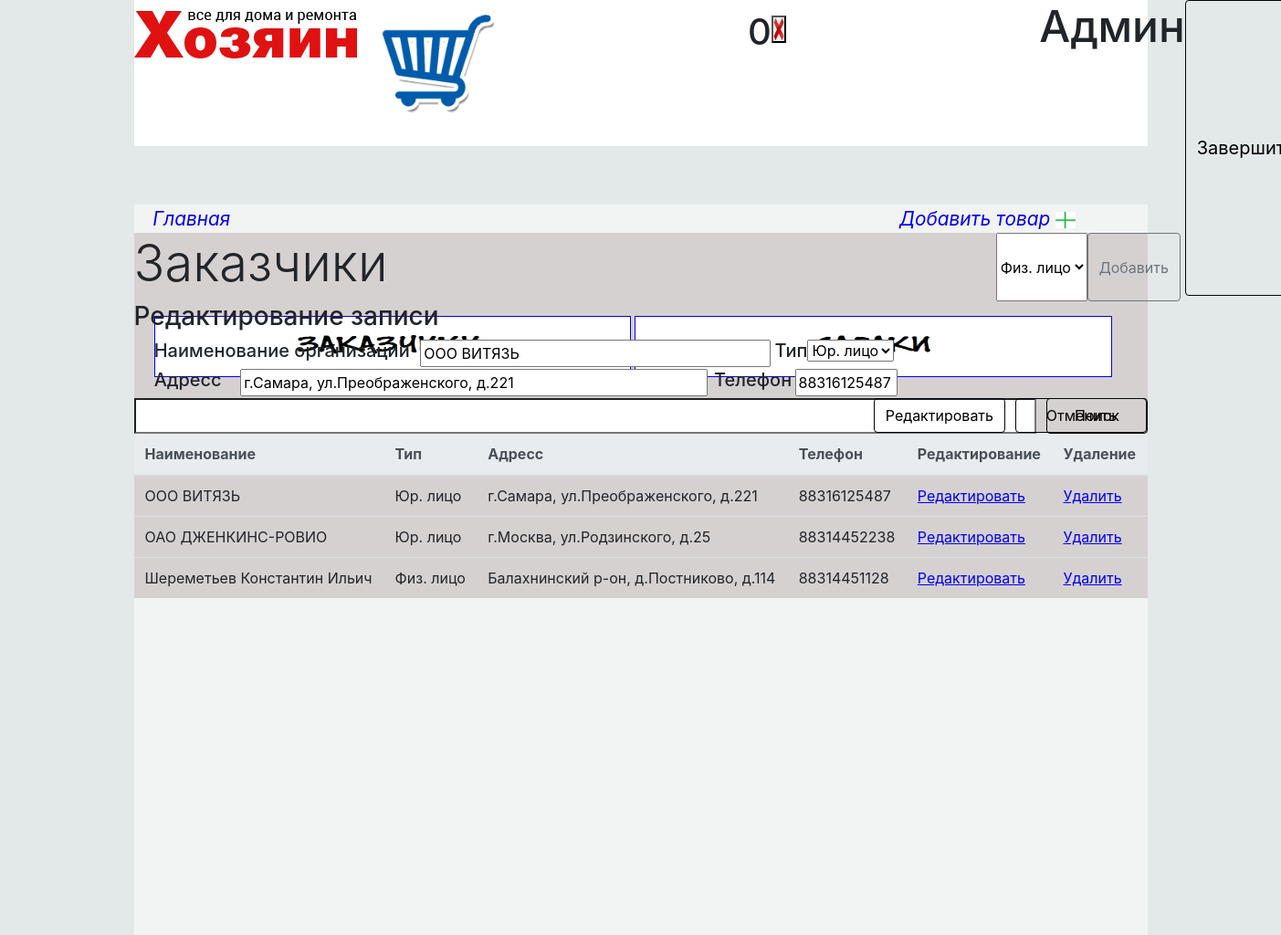
The app's page /customers.php?red_id=5 (signed in) with its own data.
### tables this page shows
CREATE TABLE `customer` (
  `customer_id` int(11) NOT NULL,
  `customer_type` enum('0','1') NOT NULL COMMENT 'Тип(Физ/Юр)',
  `customer_name` varchar(150) NOT NULL COMMENT 'Наименование(Если Физ-Фио, Юр-организация)',
  `customer_adress` varchar(100) NOT NULL COMMENT 'Адресс',
  `customer_phone` varchar(11) NOT NULL COMMENT 'Телефон',
  `customer_status` enum('0','1') NOT NULL
);

### customersAssets/customersContent.php (the view, shortened to what this page needs)
<?php
	$host = "localhost";
  	$login = "root";
  	$db = "tool_db";
  	$conn = mysqli_connect($host, $login, $password, $db);
$check = "SELECT * FROM customer;";
              if (mysqli_query($conn, $check)) {
                $show = "SELECT customer_id,customer_name, customer_type,customer_adress, customer_phone FROM customer Where customer_status != '0' ORDER BY customer_id DESC";
                $result =mysqli_query($conn, $show);
                if ($result)
                {
                  echo <<<HEREDOC
                                <table class="table">
                                <thead class="thead-light">
                                    <tr>
                                        <th>Наименование</td>
                                        <th>Тип</td>
                                        <th>Адресс</td>
                                        <th>Телефон</td>
										<th>Редактирование</td>
										<th>Удаление</td>
                                    </tr>
                                    </thead>
HEREDOC;
                 while($row = mysqli_fetch_array($result)){
					 if($row['customer_type'] == 0)$type="Физ. лицо";else $type = "Юр. лицо";
					 $custNameArray = explode(' ',$row['customer_name']);
					 for($i=0;$i<count($custNameArray);$i++){
					 if($i==0){
						 $ModifyName = $custNameArray[$i];
					 }
					 else{
						 $ModifyName = $ModifyName . '_' . $custNameArray[$i];
					 }
					 }
                    echo <<<HEREDOC
                    <tr>
                    <td>{$row['customer_name']}</td>
                    <td>{$type}</td>
                    <td>{$row['customer_adress']}</td>
                    <td>{$row['customer_phone']}</td>
					<td><a name=\"red_id\" href=\customers.php?red_id={$row["customer_id"]}>Редактировать</a></td>
					<td><a name=\"del_id\" href=\customers.php?del_id={$row["customer_id"]}&del_name={$ModifyName}>Удалить</a></td>
                    </tr>
HEREDOC;
				$ModifyName = '';
                  }
                }
              }
              else {
                  echo "<script>alert('Ошибка Базы данных! Проверте наличие таблицы customer')</script>";
              }
					 if (isset($_GET['red_id'])) {
					  $id_red = $_GET['red_id'];
						$query = "SELECT customer_name, customer_type,customer_adress, customer_phone FROM customer Where customer_id={$id_red}";
						$result = mysqli_query($conn, $query);
						if($result){
							echo <<<HEREDOC
							<h3>Редактирование записи</h3>
HEREDOC;
							while($row = mysqli_fetch_array($result)){
								if($row['customer_type'] == 0){
									if($row['customer_type'] == 0)$type="Физ. лицо";else $type = "Юр. лицо";
									$ElsType="Физ. лицо";
									$CustomerNameArray = explode(' ',$row['customer_name']);
				echo <<<HEREDOC
						<form method="post">
						<div class = "redactor">
						<h5>Фамилия</h5>
						<input type="text" name="family_red" value="{$CustomerNameArray[0]}" style="margin-left: 2%;">
						<h5 style="margin-left:2%">Тип</h5>
						<select  name="type_red">
						<option>{$ElsType}</option>
						</select>
						</div>
						<br>
						<div class = "redactor">
						<h5>Имя</h5>
						<input type="text" name="name_red" value="{$CustomerNameArray[1]}" style="margin-left: 29%;">
						<h5 style="margin-left:9%">Адресс</h5>
						<input type="text" name="adress_red" maxlength="100" value="{$row['customer_adress']}" style="margin-left: 2%;width:19em;">
						</div>
						<br>
						<div class = "redactor">
						<h5>Отчество</h5>
						<input type="text" name="patronymic_red" value="{$CustomerNameArray[2]}" style="margin-left: 2%;">
						<h5 style="margin-left:2%">Телефон</h5>
						<input type="text" name="phone_red" maxlength="11" value="{$row['customer_phone']}" style="margin-left: 2%;">
						</div>
						<input type="submit"  name="redBTNFiz" value="Редактировать" style="width: 13%;margin-left: 25%; color: black;
						border-color:#010508;" class="btn btn-outline-secondary">
						<input type="submit"  name="redCanselBTN" value="Отменить" style="width: 13%;margin-left: 1%; color: black;
						border-color:#010508;" class="btn btn-outline-secondary">
						</form>
HEREDOC;
								}
						else{
						$ElsType="Юр. лицо";
				echo <<<HEREDOC
						<form method="post">
						<div class = "redactor">
						<h5>Наименование организации</h5>
						<input type="text" name="organization_red" maxlength="150" value="{$row['customer_name']}" style="margin-left: 3%;width:24em;">
						<h5 style="margin-left:2%">Тип</h5>
						<select name="type_red">
						<option>{$ElsType}</option>
						</select>
						</div>
						<br>
						<div class = "redactor">
						<h5>Адресс</h5>
						<input type="text" name="adress_red" maxlength="100" value="{$row['customer_adress']}" style="margin-left: 4%;width: 32em;">
						<h5 style="margin-left:3.5%">Телефон</h5>
						<input type="text" name="phone_red" maxlength="11" value="{$row['customer_phone']}" style="margin-left: 3%;width: 7em;">
						</div>
						<br>
						<input type="submit"  name="redBTNUr" value="Редактировать" style="width: 13%;margin-left: 73%; color: black;
						border-color:#010508;" class="btn btn-outline-secondary">
						<input type="submit"  name="redCanselBTN" value="Отменить" style="width: 13%;margin-left: 1%; color: black;
						border-color:#010508;" class="btn btn-outline-secondary">
						</form>
HEREDOC;
						}
							}
						}
				  }
?>

### css/style.css (style rules this page uses)
.redactor { display: -webkit-inline-box; margin-left:2%; }

### records on screen
customer: customer_name "ООО ВИТЯЗЬ", customer_type "Юр. лицо", customer_adress "г.Самара, ул.Преображенского, д.221", customer_phone "88316125487", organization_red "ООО ВИТЯЗЬ", type_red "Юр. лицо", adress_red "г.Самара, ул.Преображенского, д.221", phone_red "88316125487"
customer: customer_name "ОАО ДЖЕНКИНС-РОВИО", customer_type "Юр. лицо", customer_adress "г.Москва, ул.Родзинского, д.25", customer_phone "88314452238"
customer: customer_name "Шереметьев Константин Ильич", customer_type "Физ. лицо", customer_adress "Балахнинский р-он, д.Постниково, д.114", customer_phone "88314451128"

### other values on screen
$_SESSION['BasketCount'] "0"
$Privilege "Админ"
